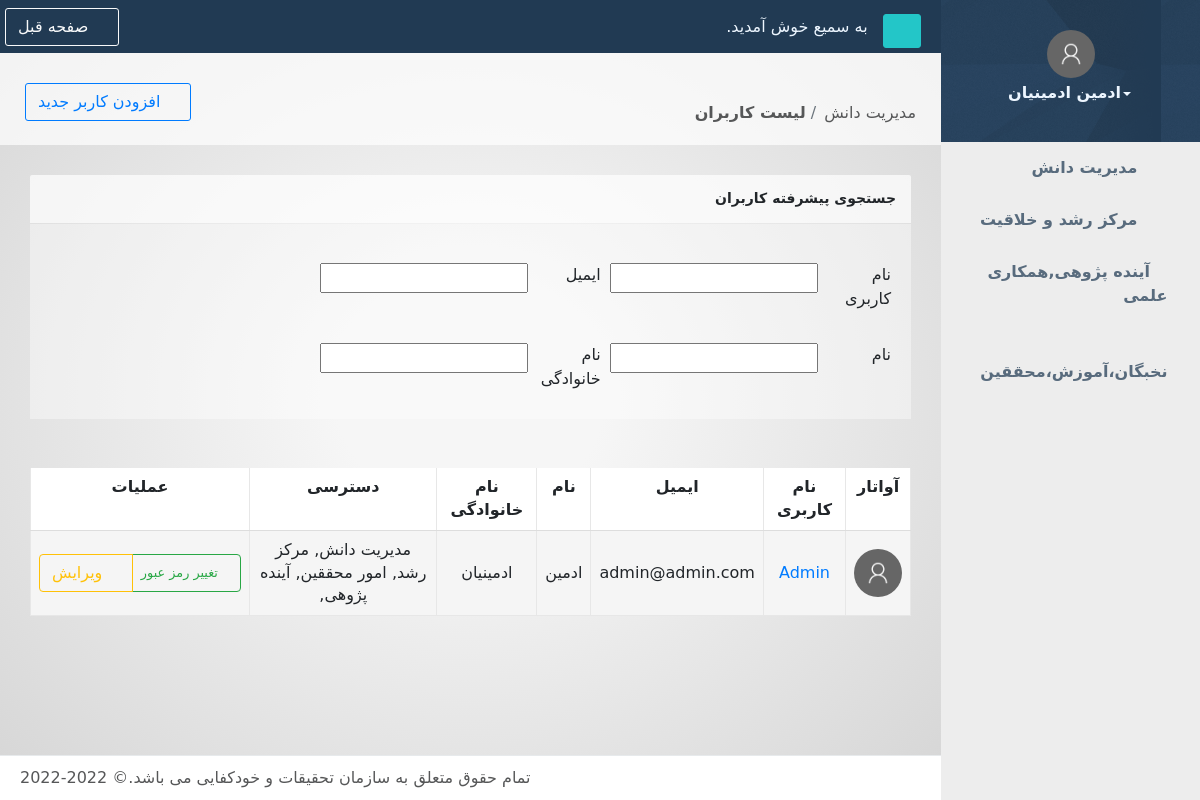
/profiles/profile/list (signed in), run on the app's committed database.
### accounts/models.py (models this page shows, shortened)
class Profile(models.Model):
    user = models.OneToOneField(to=User, on_delete=models.CASCADE)
    avatar = models.ImageField(upload_to=get_avatar_directory_path, max_length=255, blank=True,null=True)
    created_at = models.DateTimeField(auto_now_add=True)
    mobile_number = models.CharField(max_length=11, verbose_name='تلفن همراه', unique=True)
    permissions = models.ManyToManyField(to=Permission, blank=True, verbose_name='دسترسی ها')
    def has_perms(self, perms):
        if self.permissions.filter(code__in=perms).count():
            return True
        return False

class Permission(models.Model):
    code = models.CharField(max_length=30, choices=PERMISSIONS)

### accounts/views.py (the view)
# urls.py: path('profile/list', ProfileListView.as_view(), name='profile_list'),
class ProfileListView(LoginRequiredMixin, ListView):
    model = Profile
    template_name = 'accounts/profile_list.html'

### documents/templatetags/jalali_date.py (called while the page is built)
@register.simple_tag
def has_perms(user, perms):
	perms_list = perms.split(';')
	return user.profile.has_perms(perms_list)

### accounts/templates/accounts/profile_list.html (shortened to what this page needs)
{% extends 'base.html' %}
{% load static %}
{% load jalali_date %}
{% block title-breadcrumb %}
	<div class="col-md-10">
    <br>
    <br>
		<ol class="breadcrumb">
			<li class="breadcrumb-item">
				<a>مدیریت دانش</a>
			</li>
			<li class="breadcrumb-item active">
                <a href="{% url 'accounts:profile_list' %}"><strong>لیست کاربران</strong></a>
			</li>
		</ol>
	</div>
	<div class="col-md-2">
		<div class="title-action float-right">
            <a href="{% url 'accounts:profile_create' %}" class="btn btn-outline-primary"><i class="fa fa-user-plus"></i> افزودن کاربر جدید</a>
        </div>
	</div>
{% endblock %}
{% block content %}
	<div class="row">
	<div class="col-lg-12">
    <div class="ibox ">
                <div class="ibox-title">
                    <h5>جستجوی پیشرفته کاربران</h5>
                    <div class="ibox-tools">
                            <a class="collapse-link">
                                <i class="fa fa-chevron-up"></i>
                            </a>
                            <a class="close-link">
                                <i class="fa fa-times"></i>
                            </a>
                        </div>
                </div>
                <div class="ibox-content">
                    <br>
                    <div class="row">
                        <div class="col-lg-1">
                            <label for="user">نام کاربری</label>
                            </div>
                        <div class="col-lg-3">
                            <input type="text" id="user" name="user">
                        </div>
                        <div class="col-lg-1">
                            <label for="email">ایمیل</label>
                        </div>
                        <div class="col-lg-3">
                            <input type="text" id="email" name="email">
                        </div>
                        <div class="col-lg-4">
                        </div>
                    </div>
                    <br>
                    <div class="row">
                        <div class="col-lg-1">
                            <label for="first">نام</label>
                        </div>
                        <div class="col-lg-3">
                            <input type="text" id="first" name="first">
                        </div>
                        <div class="col-lg-1">
                            <label for="last">نام خانوادگی</label>
                        </div>
                        <div class="col-lg-3">
                            <input type="text" id="last" name="last">
                        </div>
                        <div class="col-lg-4">
                        </div>
                    </div>
                </div>
                <br>
            </div>
        </div>
    </div>
    <div class="table-responsive">
        <table class="table table-striped table-bordered table-hover dataTables-example">
            <thead>
            <tr>
                <th class="text-center" style="background-color: white;width: 7%">آواتار</th>
                <th class="text-center" style="background-color: white">نام کاربری</th>
                <th class="text-center" style="background-color: white">ایمیل</th>
                <th class="text-center" style="background-color: white">نام</th>
                <th class="text-center" style="background-color: white">نام خانوادگی</th>
                <th class="text-center" style="background-color: white">دسترسی</th>
                <th class="text-center" style="background-color: white;width: 10%">عملیات</th>
            </tr>
            </thead>
            <tbody>
            {% for obj in object_list %}
                <tr id="c-tr-{{ obj.id }}"style="background-color: whitesmoke">
                    <td class="align-middle text-center">
                            <img class="rounded-circle img-avatar" src="{% if obj.avatar %}{{ obj.avatar.url }}{% else %}{% static 'img/user.png' %}{% endif %}">
                    </td>
                    <td class="align-middle text-center"><a href="{% url 'accounts:profile_details' pk=obj.id %}">{{ obj.user.username }}</a></td>
                    <td class="align-middle text-center">{{ obj.user.email }}</td>
                    <td class="align-middle text-center">{{ obj.user.first_name }}</td>
                    <td class="align-middle text-center">{{ obj.user.last_name }}</td>
                    <td class="align-middle text-center">
                    {% for perm in obj.permissions.all %}
                        {{ perm.get_code_display }},
                    {% endfor %}
                    </td>
                    <td class="align-middle text-center">
                        <div class="btn-group">
                            <button data-cid="{{ obj.id }}" class="btn btn-sm btn-outline-success m-l-sm" onclick="$('#pass-change-{{ obj.id }}').modal();"><i
                                class="fa fa-lock"></i> تغییر رمز عبور
                            </button>
                            <a href="{% url 'accounts:profile_update' obj.id %}" class="btn btn-outline-warning"><i class="fa fa-user-plus"></i> ویرایش</a>
                        </div>
                    </td>
                </tr>
            {% endfor %}
            </tbody>
        </table>
    </div>
{% endblock %}
{% block scripts %}
	<link href="{% static 'vendors/datatables/css/datatables.min.css' %}" rel="stylesheet">
{% endblock %}

### templates/side-bar-navigation.html (shortened to what this page needs)
{% load static %}
{% load i18n %}
{% load jalali_date %}
<nav class="navbar-default navbar-static-side" role="navigation">
	<div class="sidebar-collapse">
		<ul class="nav metismenu" id="side-menu">
			<li class="nav-header text-center">
				<div class="dropdown profile-element">
					<span>
						<img alt="image" class="rounded-circle img-height-50 img-avatar"
						     src="{% if user.profile.avatar %}{{ user.profile.avatar.url }}{% else %}{% static 'img/user.png' %}{% endif %}"/>
					</span>
					<a data-toggle="dropdown" class="dropdown-toggle" href="#">
						<h3 class="block m-t-xs font-bold"><b class="caret"></b>{% if user.get_full_name %}{{ user.get_full_name }}{% else %}{{ user.get_username }}{% endif %}</h3>
					</a>
				</div>
			</li>
            {%  has_perms user 'knowledge;' as has_knowledge_perm %}
            {%  has_perms user 'center;' as has_center_perm %}
            {%  has_perms user 'future;' as has_future_perm %}
            {%  has_perms user 'resume;' as has_resume_perm %}
        {% if user.is_superuser or has_knowledge_perm %}
            <li {% if request.resolver_match.view_name == 'documents:article_list' or request.resolver_match.view_name == 'documents:order_list' or request.resolver_match.view_name == 'documents:resume_list' or request.resolver_match.view_name == 'documents:center_list' or request.resolver_match.view_name == 'documents:book_list' or request.resolver_match.view_name == 'documents:experience_list' or request.resolver_match.view_name == 'documents:idea_list' or request.resolver_match.view_name == 'documents:thesis_list' or request.resolver_match.view_name == 'documents:seminar_list' or request.resolver_match.view_name == 'documents:manual_list' or request.resolver_match.view_name == 'documents:project_list' or request.resolver_match.view_name == 'documents:visit_list' or request.resolver_match.view_name == 'documents:conference_list'  or request.resolver_match.view_name == 'documents:report_list' %} class="active"{% endif %}>
                <a href="#"><i class="fa fa-university"></i>
                    <span class="nav-label">مدیریت دانش</span>
                    <span class="fa arrow"></span>
                </a>
            </li>
        {% if user.is_superuser or has_center_perm %}
            <li {% if request.resolver_match.view_name == 'documents:core_list' or  request.resolver_match.view_name == 'documents:tech_list' or  request.resolver_match.view_name == 'documents:company_list' %}class="active"{% endif %}>
                <a href="#"><i class="fa fa-cube"></i>
                    <span class="nav-label">مرکز رشد و خلاقیت</span>
                    <span class="fa arrow"></span>
                </a>
            </li>
        {% endif %}
        {% if user.is_superuser or has_future_perm %}
            <li {% if request.resolver_match.view_name == 'documents:journal_list' or request.resolver_match.view_name == 'documents:future_list' or request.resolver_match.view_name == 'documents:cowork_list' %}class="active"{% endif %}>
                <a href="#"><i class="fa fa-handshake-alt"></i>
                    <span class="nav-label">آینده پژوهی,همکاری علمی</span>
                    <span class="fa arrow"></span>
                </a>
            </li>
        {% endif %}
        {% if user.is_superuser or has_resume_perm %}
            <li >
                <a href="#"><i class="fa fa-users"></i>
                    <span class="nav-label">نخبگان،آموزش،محققین</span>
                    <span class="fa arrow"></span>
                </a>
            </li>
        {% endif %}
		</ul>
	</div>
</nav>

### static/custom.css (style rules this page uses)
.img-avatar { height: 48px; width: 48px; }
.img-height-50 { max-height: 50px !important; }
.persian { font-family: VazirFD, Tahoma, "DejaVu Sans", helvetica, arial, freesans, sans-serif; }

### data on the page
Profile: user.username "Admin", user.email "admin@admin.com", user.first_name "ادمین", user.last_name "ادمینیان"
Permission: code "مدیریت دانش"
Permission: code "مرکز رشد"
Permission: code "امور محققین"
Permission: code "آینده پژوهی"

### other printed values
{{ user.get_full_name }} "ادمین ادمینیان"
